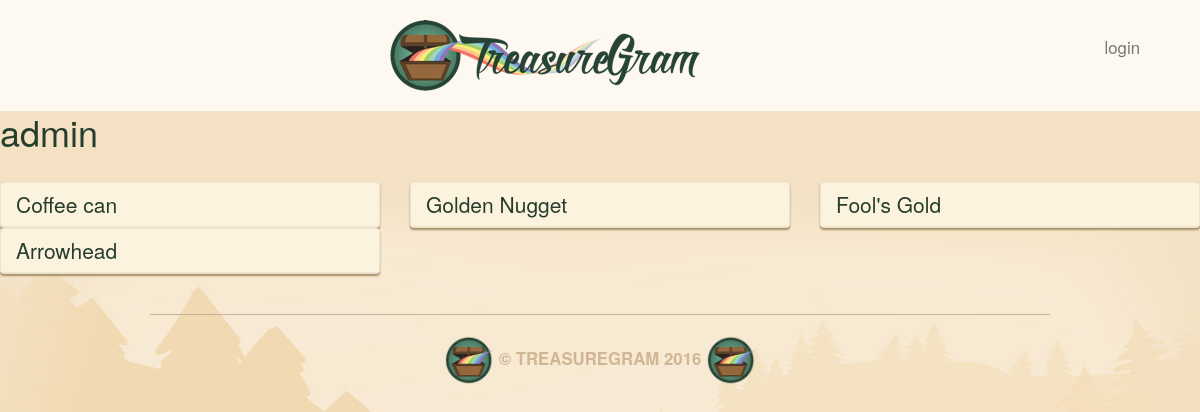
Screenshot of /user/admin/ with the database file from the repository.
### main_app/models.py (models this page shows, shortened)
class Treasure(models.Model):
        user = models.ForeignKey(User)
        name = models.CharField(max_length=100)
        value = models.DecimalField(max_digits=10,
                                    decimal_places=2)
        material = models.CharField(max_length=100)
        location = models.CharField(max_length=100)
        image = models.ImageField(upload_to='treasure_images',
                                    default='media/default.png')
        likes = models.IntegerField(default=0)

### main_app/views.py (the view)
# urls.py: url(r'^user/(\w+)/$', views.profile, name = 'profile'),
def profile(request, username):
    user = User.objects.get(username = username)
    treasures = Treasure.objects.filter(user = user)
    return render(request, 'profile.html',
                    {'username':username,
                    'treasures':treasures})

### main_app/templates/profile.html
{% extends 'base.html' %}
{% load staticfiles %}
{% block content %}
<h1>{{ username }}</h1><br>
  <div class="row">
    {% for treasure in treasures %}
      <div class="col-md-4">
      <div class="treasure panel panel-default">
        <a href="/{{ treasure.id }}/">
          <div class="panel-heading">
            <h3 class="panel-title">{{ treasure.name }}</h3>
          </div>
        </a>
      </div>
      </div>
    {% endfor %}
  </div>
{% endblock %}

### main_app/static/css/style.css (style rules this page uses)
body { background: #f3e1c5 url(../images/brand-bg.jpg) no-repeat center top; color: #263d2c; }
h1 { margin-top: 0px; }
.panel { background: #fff6e8; border-color: #ece4cf; box-shadow: 0 2px 2px #a58d65; }
.panel-default .panel-heading { background: #fbf3dd; border-color: #ece4cf; }
.panel-title { font-size: 1.5em; color: #263d2c; }
.treasure { margin-bottom: 20px; }
.treasure:last-child { margin-bottom: 0; }

### rows the page displays
Treasure: name "Coffee can"
Treasure: name "Golden Nugget"
Treasure: name "Fool's Gold"
Treasure: name "Arrowhead"

### other values shown
{{ username }} "admin"
